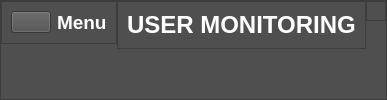
     <widget class="QFrame" name="nabar_frame">
      <property name="styleSheet">
       <string notr="true">background-color: rgb(79, 79, 79);</string>
      </property>
      <property name="frameShape">
       <enum>QFrame::StyledPanel</enum>
      </property>
      <property name="frameShadow">
       <enum>QFrame::Raised</enum>
      </property>
      <layout class="QHBoxLayout" name="horizontalLayout">
       <property name="spacing">
        <number>0</number>
       </property>
       <property name="leftMargin">
        <number>0</number>
       </property>
       <property name="topMargin">
        <number>0</number>
       </property>
       <property name="rightMargin">
        <number>0</number>
       </property>
       <property name="bottomMargin">
        <number>0</number>
       </property>
       <item alignment="Qt::AlignLeft|Qt::AlignTop">
        <widget class="QFrame" name="frame">
         <property name="frameShape">
          <enum>QFrame::StyledPanel</enum>
         </property>
         <property name="frameShadow">
          <enum>QFrame::Raised</enum>
         </property>
         <layout class="QHBoxLayout" name="horizontalLayout_2">
          <item>
           <widget class="QPushButton" name="menu_button">
            <property name="text">
             <string/>
            </property>
            <property name="icon">
             <iconset>
              <normaloff>:/newPrefix/icons/menu.png</normaloff>:/newPrefix/icons/menu.png</iconset>
            </property>
            <property name="iconSize">
             <size>
              <width>32</width>
              <height>32</height>
             </size>
            </property>
           </widget>
          </item>
          <item alignment="Qt::AlignTop">
           <widget class="QLabel" name="menu_label">
            <property name="text">
             <string>&lt;html&gt;&lt;head/&gt;&lt;body&gt;&lt;p&gt;&lt;span style=&quot; font-size:14pt; font-weight:600; color:#ffffff;&quot;&gt;Menu&lt;/span&gt;&lt;/p&gt;&lt;/body&gt;&lt;/html&gt;</string>
            </property>
           </widget>
          </item>
         </layout>
        </widget>
       </item>
       <item alignment="Qt::AlignHCenter|Qt::AlignTop">
        <widget class="QFrame" name="frame_2">
         <property name="sizePolicy">
          <sizepolicy hsizetype="Expanding" vsizetype="Preferred">
           <horstretch>0</horstretch>
           <verstretch>0</verstretch>
          </sizepolicy>
         </property>
         <property name="frameShape">
          <enum>QFrame::StyledPanel</enum>
         </property>
         <property name="frameShadow">
          <enum>QFrame::Raised</enum>
         </property>
         <layout class="QHBoxLayout" name="horizontalLayout_3">
          <item>
           <widget class="QLabel" name="label_2">
            <property name="text">
             <string>&lt;html&gt;&lt;head/&gt;&lt;body&gt;&lt;p&gt;&lt;span style=&quot; font-size:18pt; font-weight:600; color:#ffffff;&quot;&gt;USER  MONITORING&lt;/span&gt;&lt;/p&gt;&lt;/body&gt;&lt;/html&gt;</string>
            </property>
           </widget>
          </item>
         </layout>
        </widget>
       </item>
       <item alignment="Qt::AlignRight|Qt::AlignTop">
        <widget class="QFrame" name="frame_3">
         <property name="frameShape">
          <enum>QFrame::StyledPanel</enum>
         </property>
         <property name="frameShadow">
          <enum>QFrame::Raised</enum>
         </property>
         <layout class="QHBoxLayout" name="horizontalLayout_4"/>
        </widget>
       </item>
      </layout>
     </widget>
